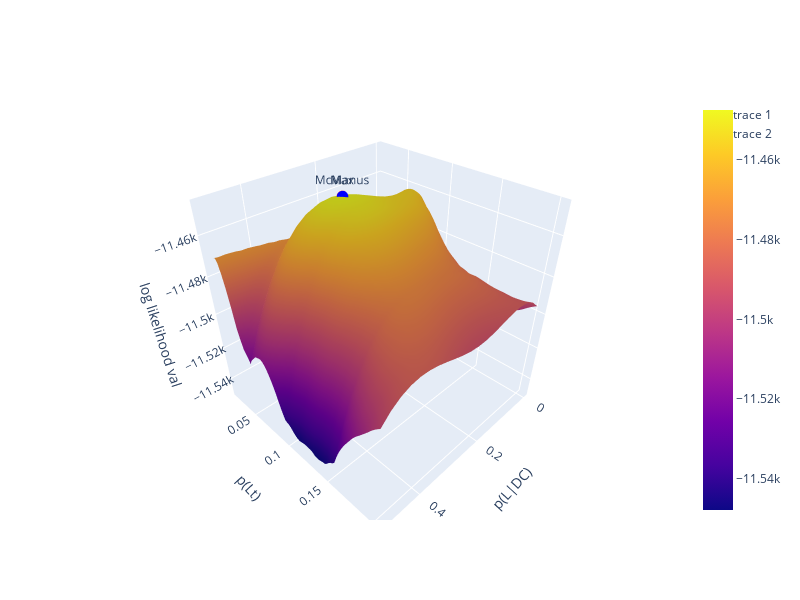

Notebook cell for this chart:
### Markdown cell above
### 3d Ratio map

### Code cell
surface = go.Surface(x=PLDC, y=PL, z=vals, surfacecolor=vals)
max_point = go.Scatter3d(x=[max_cord[0]], y=[max_cord[1]], z=[max_likelihood], mode='markers+text', marker=dict(size=4, color='blue'),text=['Max'], textposition='top center')
mc_point = go.Scatter3d(x=[0.2674], y=[0.0767], z=[log_likelihood_model(tables,measured_tables,rows_in_dataset_list,type_list,0.2647,0.0767)], mode='markers+text', marker=dict(size=4, color='red'),text=['McManus'], textposition='top center')
layout = go.Layout(
    scene=dict(
        xaxis=dict(title='p(L|DC)'),
        yaxis=dict(title='p(Lt)'),
        zaxis=dict(title='log likelihood val')
    ))
fig = go.Figure([surface,max_point,mc_point],layout)
fig.update_layout(width=800, height=600)
fig.show()

### Figure 1 — Plotly figure (JSON) as saved in the notebook; plotly's stock layout.template omitted (floating-point values rounded to 4 significant figures; data arrays with more than 128 entries replaced by an {"elided": "..."} marker saying what was removed)
{"data": [{"surfacecolor": {"elided": "21x74 float values"}, "type": "surface", "x": {"elided": "21x74 float values"}, "y": {"elided": "21x74 float values"}, "z": {"elided": "21x74 float values"}}, {"marker": {"color": "blue", "size": 4}, "mode": "markers+text", "text": ["Max"], "textposition": "top center", "type": "scatter3d", "x": [0.268], "y": [0.0771], "z": [-11450.0]}, {"marker": {"color": "red", "size": 4}, "mode": "markers+text", "text": ["McManus"], "textposition": "top center", "type": "scatter3d", "x": [0.2674], "y": [0.0767], "z": [-11450.0]}], "layout": {"height": 600, "scene": {"xaxis": {"title": {"text": "p(L|DC)"}}, "yaxis": {"title": {"text": "p(Lt)"}}, "zaxis": {"title": {"text": "log likelihood val"}}}, "width": 800}}
